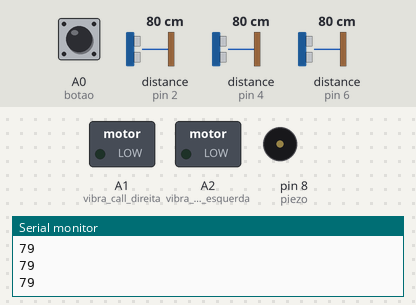
Simulated run of this sketch. Board: Arduino Uno, built with avr-gcc and run on an emulated ATmega328P. Shown: switched loads named in the sketch (green lamp = pin HIGH), buzzer (waves = sounding, pin HIGH), the last lines printed to the serial monitor. Wiring (inferred from the names in the program): 3 × ultrasonic range finder: trigger pin 3, echo pin 2 / trigger pin 5, echo pin 4 / trigger pin 7, echo pin 6. Dashed ring = blinking. Inputs (shaded band) come from the test bench; at power-on: A0 (botao) LOW, distance to the obstacle (sensors on pin 2, pin 4, pin 6) 80 cm. The echo pulse lasts 58.3 µs per cm; pins used as bus, display or sensor lines are not drawn.

Above: at 1.2 s.
1.3 s: A0 (botao) pulled HIGH for 0.15 s
At 2.5 s:
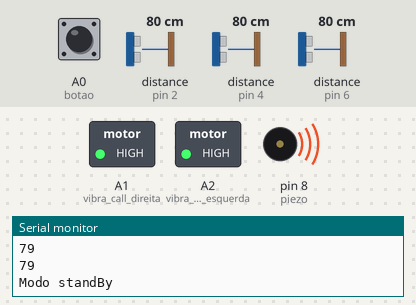
4.3 s: distance to the obstacle (sensor on pin 2) set to 46 cm
5.8 s: distance to the obstacle (sensor on pin 2) set to 38 cm
At 7.1 s:
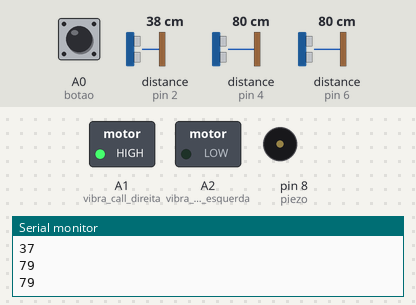
7.4 s: distance to the obstacle (sensor on pin 4) set to 45 cm
8.9 s: distance to the obstacle (sensor on pin 4) set to 36 cm
At 9.9 s:
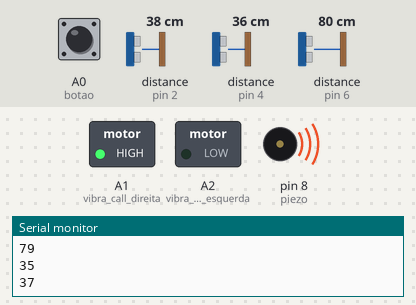
10.5 s: distance to the obstacle (sensor on pin 2) set to 60 cm
At 11.7 s:
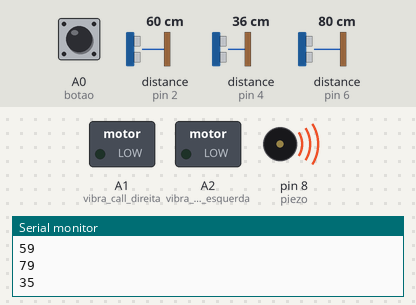
Timing chart, 0 to 13.0 s (numbered marks = the images above; inputs shaded):
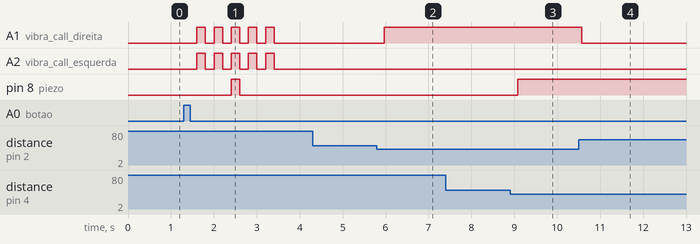

The sketch:

ProjetoVisaoJulho.ino
```cpp
const int botao = A0;
int val = 0;

const int trigPinD = 3;
const int echoPinD = 2;
const int vibra_call_direita = A1;

const int trigPinF = 5;
const int echoPinF = 4;
const int piezo = 8;

const int trigPinE = 7;
const int echoPinE = 6;
const int vibra_call_esquerda = A2;

float largura_corredor = 100; //1 metro
float distancia_min = 15; // 10 cm
float sensorD = 0;
float sensorF = 0;
float sensorE = 0;

bool livreD = false;
bool livreF = false;
bool livreE = false;

float distancia_frente = 40;
float distancia_direita = 40;
float distancia_esquerda = 40;

void setup() {
  pinMode(botao, INPUT);
  pinMode(trigPinD, OUTPUT);
  pinMode(echoPinD, INPUT);
  pinMode(vibra_call_direita, OUTPUT);

  pinMode(trigPinF, OUTPUT);
  pinMode(echoPinF, INPUT);
  pinMode(piezo, OUTPUT);

  pinMode(trigPinE, OUTPUT);
  pinMode(echoPinE, INPUT);
  pinMode(vibra_call_esquerda, OUTPUT);

  pinMode(botao, INPUT);
  Serial.begin(9600);
}

float perto(int trigPin, int echoPin) {
  long distancia = 0;
  for(int i = 0; i<10; i++){
    digitalWrite(trigPin, LOW);
    delayMicroseconds(2);
    digitalWrite(trigPin, HIGH);
    delayMicroseconds(10);
    digitalWrite(trigPin, LOW);
    long tempo = pulseIn(echoPin, HIGH);
    distancia += tempo*0.0343/2;
  }
  distancia /= 10;
  Serial.println(distancia);
  return distancia;
}

// Da 2 beeps para virar a direita
void seguir_direita(){
	digitalWrite(piezo, HIGH);
  	delay(200);
  	digitalWrite(piezo, LOW);
  	delay(200);
  	digitalWrite(piezo, HIGH);
  	delay(200);
    digitalWrite(piezo, LOW);
  //espera 1 segundos para mudar a direçao
  	delay(1000);
}

// Da 3 beeps para virar a direita
void seguir_esquerda(){
	digitalWrite(piezo, HIGH);
  	delay(200);
  	digitalWrite(piezo, LOW);
  	delay(200);
  	digitalWrite(piezo, HIGH);
  	delay(200);
    digitalWrite(piezo, LOW);
  	delay(200);
    digitalWrite(piezo, HIGH);
  	delay(200);
    digitalWrite(piezo, LOW);
    //espera 1 segundos para mudar a direçao
  	delay(1000);
}

//Não habilita para ir pra frente
void seguir_frente(){
	digitalWrite(piezo, LOW);
}

//Habilita continuamente
void seguir_pratras(){
 	digitalWrite(piezo, HIGH);
}

void labirinto(){
  if(sensorF >= distancia_frente){
    digitalWrite(piezo, LOW);
  }
  else{
    digitalWrite(piezo, HIGH);
  }
  if(sensorD >= distancia_direita){
    analogWrite(vibra_call_direita, 0);
  }
  else{
    analogWrite(vibra_call_direita, 255);
  }
  if(sensorE >= distancia_esquerda){
    analogWrite(vibra_call_esquerda, 0);
  }
  else{
    analogWrite(vibra_call_esquerda, 255);
  }
}


void casos(bool frente, bool direita, bool esquerda){
  if(frente & direita & esquerda){ //111
    Serial.println("Rua sem saida");
    seguir_pratras();
  }
  else if(frente && direita && !esquerda){ //110
    Serial.println("esquerda livre");
    seguir_esquerda();
  }
  else if(frente && !direita && esquerda){ //101
    Serial.println("Direita livre");
    seguir_frente();
  }
  else if(frente && !direita && !esquerda){ //100
    Serial.println("Frente ocupada");
    seguir_direita();
  }
  else if(!frente && direita && esquerda){ //011
    Serial.println("Frente livre");
    seguir_frente();
  }
  else if(!frente && direita && !esquerda){ //010
    Serial.println("Direita ocupada");
    seguir_frente();
  }
  else if(!frente && !direita && esquerda){ //001
    Serial.println("esquerda ocupada");
    seguir_direita();
  }
  else if(!frente && !direita && !esquerda){ //000
    Serial.println("Tudo livre");
    seguir_direita();
  }
}

void vibrar(){
    /*Se a distancia somadas da esquerda é menor que
    a largura do corredor, eh porque o usuario esta no corredor*/
        //Se o sensor estiver muito proximo a parede ativa o vibracall
    if (sensorD <= distancia_min){
      analogWrite(vibra_call_direita, 255);
    }
    // Se nao fica desligado
    else{
      analogWrite(vibra_call_direita, 0);
    }
    //Se o sensor estiver muito proximo a parede ativa o vibracall
    if (sensorE <= distancia_min){
      analogWrite(vibra_call_esquerda, 255);
    }
    // Se nao fica desligado
    else{
      analogWrite(vibra_call_esquerda, 0);
    }

    if (sensorF <= distancia_min){
      digitalWrite(piezo, HIGH);
    }
    // Se nao fica desligado
    else{
      digitalWrite(piezo, LOW);
    }
}

void caminhos_livres(){
  	/* Se as distancias somadas eh maior que
  	a largura do corredor um dos caminhos esta livre*/
      	//Se a direita esta livre
  	float soma = sensorD + sensorE;
  	if (soma >= largura_corredor){
        if (sensorD >= largura_corredor){
          livreD = true;
          //Serial.println("direita livre");
        }
        else{
          livreD = false;
          //Serial.println("direita ocupada");
        }
        //Se a esqueda esta livre
        if (sensorE >= largura_corredor){
          livreE = true;
          //Serial.println("Esquerda livre");
        }
        else{
          livreE = false;
          //Serial.println("Esquerda ocupada");
        }
    }
  	else{
		  livreE = false;
    	livreD = false;
      	//Serial.println("No corredor");
  	}
    //Se a frente esta livre, pela distancia minima
    if (sensorF >= distancia_min){
      livreF = true;
      //Serial.println("Frente livre");
    }
    else{
      livreF = false;
      //Serial.println("Frente ocupada");
    }
  //Serial.println("Saindo");
}

void suspender(){
  int ligado = digitalRead(botao);
  if (ligado == HIGH){
      digitalWrite(piezo, LOW);

      analogWrite(vibra_call_direita, 0);
      analogWrite(vibra_call_esquerda, 0);
      delay(200);
      analogWrite(vibra_call_direita, 255);
      analogWrite(vibra_call_esquerda, 255);
      delay(200);
      analogWrite(vibra_call_direita, 0);
      analogWrite(vibra_call_esquerda, 0);
      delay(200);
      analogWrite(vibra_call_direita, 255);
      analogWrite(vibra_call_esquerda, 255);
      delay(200);
      analogWrite(vibra_call_direita, 0);
      analogWrite(vibra_call_esquerda, 0);
  }
  while(ligado == HIGH){
    Serial.println("Modo standBy");
    ligado = digitalRead(botao);
    if(ligado == LOW){
      analogWrite(vibra_call_direita, 0);
      analogWrite(vibra_call_esquerda, 0);
      delay(200);
      digitalWrite(piezo, HIGH);
      analogWrite(vibra_call_direita, 255);
      analogWrite(vibra_call_esquerda, 255);
      delay(200);
      digitalWrite(piezo, LOW);
      analogWrite(vibra_call_direita, 0);
      analogWrite(vibra_call_esquerda, 0);
      delay(200);
      analogWrite(vibra_call_direita, 255);
      analogWrite(vibra_call_esquerda, 255);
      delay(200);
      analogWrite(vibra_call_direita, 0);
      analogWrite(vibra_call_esquerda, 0);
      delay(200);
      analogWrite(vibra_call_direita, 255);
      analogWrite(vibra_call_esquerda, 255);
      delay(200);
      analogWrite(vibra_call_direita, 0);
      analogWrite(vibra_call_esquerda, 0);
    }
  }
}

void loop() {
  //val = digitalRead(botao);
  //if(val == HIGH) {
  sensorF = perto(trigPinF, echoPinF);
  sensorD = perto(trigPinD, echoPinD);
  sensorE = perto(trigPinE, echoPinE);
  //vibrar();
  //caminhos_livres();
  //casos(!livreF, !livreD, !livreE);
  labirinto();
  suspender();
}
```

Measured:
- the behaviour switches between 41 and 40 cm on distance to the obstacle (sensor on pin 2) (found by bisection; images 1 and 2)
- the behaviour switches between 41 and 40 cm on distance to the obstacle (sensor on pin 4) (found by bisection; images 2 and 3)
- after the input at 1.3 s, A1 (vibra_call_direita), A2 (vibra_call_esquerda): alternates HIGH for 0.20 s and LOW for 0.20 s, 10 changes in all, then stays LOW, starting after 0.30 s; pin 8 (piezo): LOW → HIGH after 1.1 s, → LOW 0.20 s later
- after the input at 5.8 s, A1 (vibra_call_direita): LOW → HIGH after 0.17 s
- after the input at 8.9 s, pin 8 (piezo): LOW → HIGH after 0.18 s
- after the input at 10.5 s, A1 (vibra_call_direita): HIGH → LOW after 0.07 s
